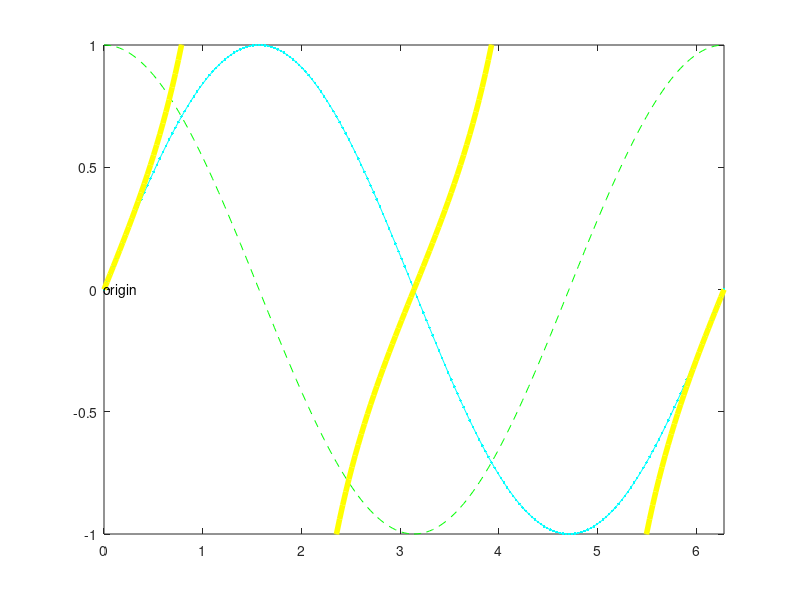
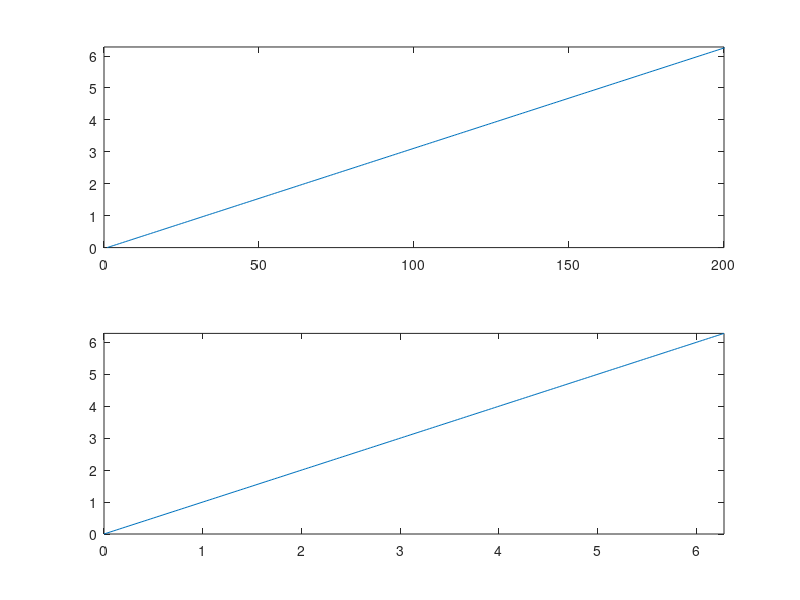
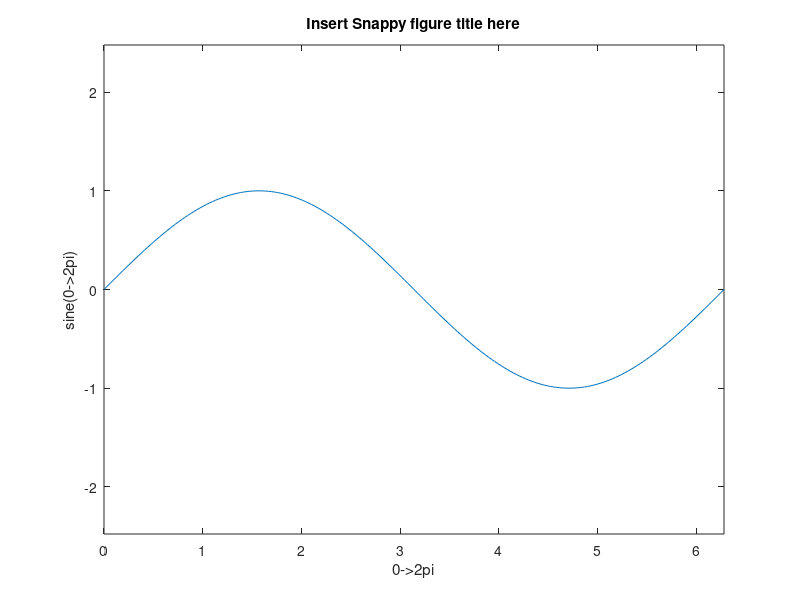

Write MATLAB code to recreate these figures, in order. (Note: this script raises an error after producing the figures.)
% ~~~~~~~~~~~~~~~~~~~~~~~~~~~~~~~~~~~~~~~~~~~~~~~~~~~~~~~~~~~~~~~~~~~~~~~~~~~~~~~~~~~~~~~~~~~~~~~
%
% Chapter 4 - Matlab Tutorial
% by Suzanne Baker
%
% Included in Chapter 4:
%
% figure . plot and plot options . clf . subplot . axis, title, xlabel, ylabel . LineWidth 
% text and gtext . ginput . legend  . plot3 and rotate3d
%
% ~~~~~~~~~~~~~~~~~~~~~~~~~~~~~~~~~~~~~~~~~~~~~~~~~~~~~~~~~~~~~~~~~~~~~~~~~~~~~~~~~~~~~~~~~~~~~~~

% 1. figure - this command creates a new figure window.  You can specify the figure number by
%       typing figure(num).  
% ~~~~~~~~~~~~~~~~~~~~~~~~~~~~~~~~~~~~~~~~~~~~~~~~~~~~~~~~~~~~~~~~~~~~~~~~~~~~~~~~~~~~~~~~~~~~~~~
%
% 2. plot - there are a lot of options that go along with plot, so its good to take a look at:
clear all % clear all variables in the matlab workspace
close all % closes all figures in the matlab workspace  
help plot

%       Here I will go through options I find handy.

pi_group=[0:pi/100:2*pi]; %just make an array of numbers

figure %creates a new figure window
plot(pi_group) % creates plot with default plotting styles
% if you are plotting 1 group of numbers, the x axis will default to 1, 2, 3...

figure(2)
plot(pi_group,pi_group,'r:') % r makes the line red, : makes it dotted, there are many options

% ~~~~~~~~~~~~~~~~~~~~~~~~~~~~~~~~~~~~~~~~~~~~~~~~~~~~~~~~~~~~~~~~~~~~~~~~~~~~~~~~~~~~~~~~~~~~~~~


% 3. clf - clears current figure
figure(2)
clf

% ~~~~~~~~~~~~~~~~~~~~~~~~~~~~~~~~~~~~~~~~~~~~~~~~~~~~~~~~~~~~~~~~~~~~~~~~~~~~~~~~~~~~~~~~~~~~~~~


% 4. subplot - this allows many little plots within one figure

figure(2)
subplot(2,1,1)
plot(pi_group)
subplot(2,1,2)
plot(pi_group,pi_group)

% now its easier to compare the x axes of the 2 figures.  You also can control the axes limits with axis:

figure(2)
subplot(2,1,1)
axis([0 200 0 2*pi])
subplot(2,1,2)
axis([0 2*pi 0 2*pi])


% ~~~~~~~~~~~~~~~~~~~~~~~~~~~~~~~~~~~~~~~~~~~~~~~~~~~~~~~~~~~~~~~~~~~~~~~~~~~~~~~~~~~~~~~~~~~~~~~


% 5. axis, title, xlabel, ylabel

% some interesting axis options to play with

figure(3)
plot(pi_group,sin(pi_group))

% a. execute then look at figure 3
axis equal

% b. execute then look at figure 3
axis tight 

% c. execute then look at figure 3
axis off

% title, xlabel, ylabel

title('Insert Snappy figure title here')
axis on %if axis off was the last axis command, then you won't see axes labeling
xlabel('0->2pi')
ylabel('sine(0->2pi)')

close all %this will close all current figures to help clean up the situation

% ~~~~~~~~~~~~~~~~~~~~~~~~~~~~~~~~~~~~~~~~~~~~~~~~~~~~~~~~~~~~~~~~~~~~~~~~~~~~~~~~~~~~~~~~~~~~~~~


% 6. LineWidth
figure(1)
clf
gg=plot(pi_group,sin(pi_group),'c.-');
hold on% allows another plot to be added without overwriting the current plot
hh=plot(pi_group,cos(pi_group),'g--');
hold on
ii=plot(pi_group,tan(pi_group),'y-');
axis([0 2*pi -1 1])

% There are many options that can be set using the set command.  Assigning each
% specific plot to a specific variable allows you to assign such options.  To see
% a list of possibilities, use the get command

get(ii)

% I don't use most of these and don't know what a lot of them do, but I do use:

set(ii,'LineWidth',4)

% Line Width can also be changed from the figure window:
%   -click on the arrow below the menu bar (between the printer and the A character)
%   -click once on a line and it will select that line, if you click twice, a box will 
%       appear with many options... these options should be simple enough to understand
%   -double click on the axis to get axis options
%   -click on A to add text to the picture, the arrow and line drawing commands work
%       similar to Word

% ~~~~~~~~~~~~~~~~~~~~~~~~~~~~~~~~~~~~~~~~~~~~~~~~~~~~~~~~~~~~~~~~~~~~~~~~~~~~~~~~~~~~~~~~~~~~~~~


% 7. text and gtext - text specifies coordinates for a piece of text to be plotted
text(0,0,'origin')

% gtext puts the string up where the user clicked (after executing these lines, go into
%   figure 1, crosshairs should appear, use your mouse to click anywhere.
figure(1)
gtext('you clicked here')

% ~~~~~~~~~~~~~~~~~~~~~~~~~~~~~~~~~~~~~~~~~~~~~~~~~~~~~~~~~~~~~~~~~~~~~~~~~~~~~~~~~~~~~~~~~~~~~~~


% 8. ginput - this command returns coordinates of a point where the user clicks on the graph
%   Check out ginput options

help ginput

figure(1)
[x y]=ginput(1); % the 1 makes its so the user only clicks once, you can see the x and y
%                   coordinates chosen at the command prompt
disp(['x = ' num2str(x)])
disp(['y = ' num2str(y)])

% ~~~~~~~~~~~~~~~~~~~~~~~~~~~~~~~~~~~~~~~~~~~~~~~~~~~~~~~~~~~~~~~~~~~~~~~~~~~~~~~~~~~~~~~~~~~~~~~


% 9. legend - creates a legend for such a hectic plot.  Check out the options:

help legend

legend('cyan - sin','green - cos','yellow - tan',3)
% Using the select arrow in the figure window, the legend can be moved around as well.

% ~~~~~~~~~~~~~~~~~~~~~~~~~~~~~~~~~~~~~~~~~~~~~~~~~~~~~~~~~~~~~~~~~~~~~~~~~~~~~~~~~~~~~~~~~~~~~~~
% 10. plot3 and rotate3d - plots 3d data

help plot3
close all
figure(1)
plot3(cos(pi_group),sin(pi_group),pi_group)
figure(1)
rotate3d % this is a cool command which lets you rotate your image around with your mouse


